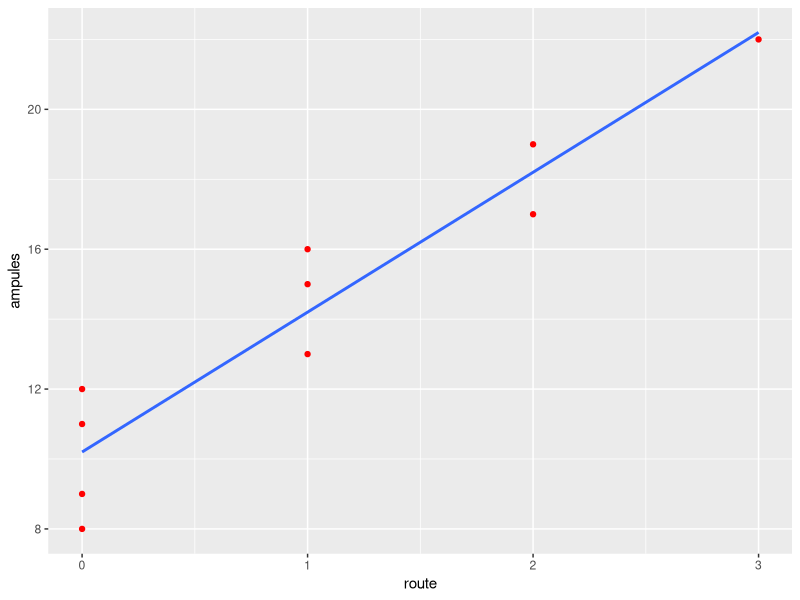

R code for this plot:
## ---- chunk 1
knitr::opts_chunk$set(echo = TRUE)
## ---- chunk 2
library(tidyverse)
library(dplyr)
## ---- chunk 3
route <- c(1, 0, 2, 0, 3, 1, 0, 1, 2, 0)
ampules <- c(16, 9, 17, 12, 22, 13, 8, 15, 19, 11)

df = tibble(route, ampules)

df %>% 
  ggplot(aes(x = route, y = ampules)) +
  geom_point(color = "red") +
  geom_smooth(method = "lm", se = F, formula = y ~ x)

lm.fit <- lm(ampules ~ route)
summary(lm.fit)
## ---- chunk 4
# The formula is given as 
# y(hat) = 10.2 + 4x

# when x = 1
yhat_1 <- 10.2 + 4*1

yhat_1
## ---- chunk 5
# Calculate for when X = 2
yhat_2 <- 10.2 + 4*2

# Estimate the increase
slope <- yhat_2 - yhat_1
slope
## ---- chunk 6
# For x = 3
# y_hat = 10.2 + 4*3
# y_hat = 10.2 + 12 = 22.2
# residual for X3 = 22.2 - 22 = 0.2 (Above average because it is positive)

yhat <- 10.2 + 4 * 3
residual <- yhat - 22 # Where 22 is the expected value
residual
## ---- chunk 7
Xbar = mean(route)
Ybar = mean(ampules)
# To verify that the fitted regression line goes through the point, we substitute x in the equation for Xbar, that is, 1 and verify if it is 14.2

yhat <- 10.2 + 4 * 1
print(paste("Xbar = ", Xbar, ", Ybar = ", Ybar, "Yhat at points(1, 14.2) = ", yhat))
## ---- chunk 8
# Multiple R-squared:  0.9009
